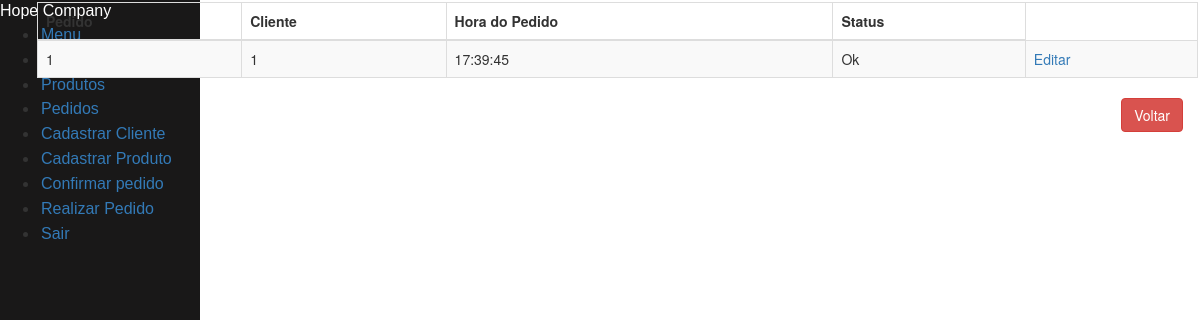
/pedido/, run on an earlier commit of the app's database.
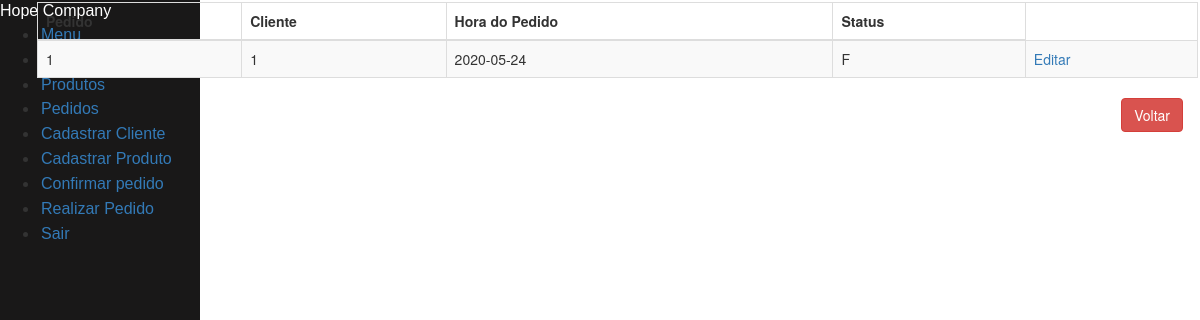
And on a later commit of the database.
### tables this page shows
CREATE TABLE pedido (
    id_pedido INTEGER PRIMARY KEY AUTOINCREMENT,
    id_cliente INTEGER NOT NULL,
    datahora DEFAULT CURRENT_DATE,
    status TINYINT(1),
    FOREIGN KEY(id_cliente) REFERENCES cliente(id_cliente)
);

### clientes.py (the view)
@app.route("/pedido/")
def listar_pedidos_api():
    return render_template("lista_pedidos.html", pedidos = listar_pedidos())

### clientes.py (called while the page is built)
def row_to_dict(description, row):
    if row == None:
        return None
    d = {}
    for i in range(0, len(row)):
        d[description[i][0]] = row[i]
    return d

def rows_to_dict(description, rows):
    result = []
    for row in rows:
        result.append(row_to_dict(description, row))
    return result

def conectar():
    return sqlite3.connect('clientes.db')

def listar_pedidos():
    with closing(conectar()) as con, closing(con.cursor()) as cur:
        cur.execute("SELECT p.id_pedido, p.id_cliente, p.datahora, p.status FROM pedido p ORDER BY p.id_cliente")
        return rows_to_dict(cur.description, cur.fetchall())

### templates/lista_pedidos.html (shortened to what this page needs)
{% extends "menu.html" %}
{% block content %}
    <div class="table-responsive" id="sailorTableArea">
        <table id="sailorTable" class="table table-striped table-bordered" width="100%">
            <thead>
                <tr>
                    <th>Pedido</th>
                    <th>Cliente</th>
                    <th>Hora do Pedido</th>
                    <th>Status</th>
                </tr>
            </thead>
            <tbody>
                {% for pedido in pedidos %}
                <tr>
                    <td>{{pedido['id_pedido']}}</td>
                    <td>{{pedido['id_cliente']}}</td>
                    <td>{{pedido['datahora']}}</td>
                    <td>{{pedido['status']}}</td>
                    <td><a href="/pedido/{{pedido['id_pedido']}}" class="botao">Editar</a></td>
                </tr>
                {% endfor %}
            </tbody>
        </table>
    </div>
    <div class="form-group">
        <label class="col-md-4 control-label" for="btnsalvar"></label>
        <div class="col-md-8 text-right">
            <a id="btncancelar" name="btncancelar" class="btn btn-danger" href="/menu">Voltar</a>
        </div>
    </div>
</body>
{% endblock %}

What changed in the data, as far as the page shows it:
changed pedido id 1: datahora "17:39:45" → "2020-05-24"; status "Ok" → "F"
